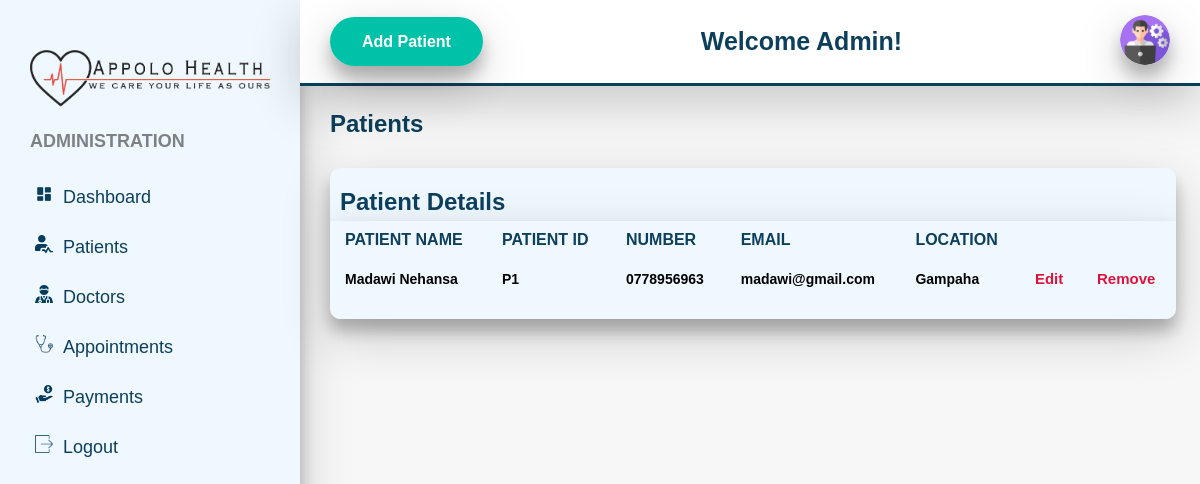
/chinthaka/admin-patient.php, run on the app's committed database.
### tables this page shows
CREATE TABLE `users` (
  `p_id` int(11) NOT NULL,
  `username` varchar(255) NOT NULL,
  `email` varchar(255) NOT NULL,
  `password` varchar(255) NOT NULL,
  `p_name` varchar(255) NOT NULL,
  `phone_number` varchar(255) NOT NULL,
  `location` varchar(255) NOT NULL,
  `special_note` varchar(255) NOT NULL,
  `role` varchar(255) DEFAULT 'user'
);

### html/chinthaka/admin-patient.php (the view, shortened to what this page needs)
<!DOCTYPE html>
<html>
<head>
    <link rel="stylesheet"  href="../../css/chinthaka/admin.css">
</head>
<body>
    <section id="menu">
        <div class="adminlogo">
            <img src="../../images/chinthaka/system logo.png" alt="">
            <h2 class="title">Administration</h2>
        </div>
        <div class="items">
            <li><img src ="../../images/chinthaka/dashboard.png"><a href="admin-dashboard.php" id="addashboard"  class="addashboard" >Dashboard</a></li>
            <li><img src ="../../images/chinthaka/patient.png"><a href="admin-patient.php" id="adpatient"  class="adpatient" >Patients</a></li>
            <li><img src ="../../images/chinthaka/doctors.png"><a href="admin-doctor.php" id="addoctors"  class="addoctors" >Doctors</a></li>
            <li><img src ="../../images/chinthaka/appointment.png"><a href="admin-appointment.php" id="adappointment"  class="adappointment" >Appointments</a></li>
            <li><img src ="../../images/chinthaka/payments.png"><a href="admin-payment.php" id="adpayments"  class="adpayments" >Payments</a></li>
            <li><img src ="../../images/chinthaka/logout.png"><a href="#" class="adlogoutbutton" id="adlogoutbutton" >Logout</a></li>
        </div>
    </section>
    <section id="iterface">
        <div class="navigation">
            <div>
                <span><a href="addpatient.php" class="addpabtn" id="addpabtn" >Add Patient</a></span>
            </div>
            <div class="adminloggedin1">Welcome Admin!</div>
            <div class="admintop">
            <img class="adminpic" src="../../images/Chinthaka/mainadmin.jpg">
            </div>
            </div>
        <h3 class="d-title">Patients</h3>
        <div class="board">
            <h3 class="sub-title">Patient Details</h3>
            <table width="100%">
                <thead>
                    <tr>
                        <td>Patient Name</td>
                        <td>Patient ID</td>
                        <td>Number</td>
                        <td>Email</td>
                        <td>Location</td>
                    </tr>
                </thead>
                <tbody>
                <?php
                require("../../php/chinthaka/connection.php");
                $sql="SELECT * From users";
                if($result=$connection->query($sql)){
                    if($result->num_rows>0){
                        while ($row=$result->fetch_assoc()) {
                        ?>
                            <tr>
                                <td>
                                    <div class="appdetails">
                                        <h5><?=$row['p_name'];?></h5>
                                    </div>
                                </td>
                                <td >
                                    <h5>P<?=$row['p_id'];?></h5>
                                </td>
                                <td >
                                    <h5><?=$row['phone_number'];?></h5>
                                </td>
                                <td>
                                    <h5><?=$row['email'];?></h5>
                                </td>
                                <td>
                                    <h5><?=$row['location'];?></h5>
                                </td>
                                <td class="dashdoccheck2" ><a href="modify-patient.php?p_id=<?=$row['p_id'];?>"> Edit</a></td>
                                <td class="dashdoccheck2" ><a href="delete-patient.php?p_id=<?=$row['p_id'];?>"> Remove</a></td>
                            </tr><?php
                        }
                    }
                }
?>
                <tr>
                        <td class="patientname">
                        </td>
                        <td class="patientdate">
                        </td>
                        <td class="userdorpnum">
                        </td>
                        <td class="patientmail">
                        </td>
                        <td class="patientgender">
                        </td>
                    </tr>
                </tbody>
            </table>
        </div>
    </section>
</body>
</html>

### css/chinthaka/admin.css (style rules this page uses)
html { font-family: sans-serif; }
* { margin: 0; padding: 0; box-sizing: border-box; }
body { background-image: url(../../images/chinthaka/lab2.jpg); background-color: rgb(247, 247, 247); display: flex; font-size: 15px; }
#menu { background-color: aliceblue; width: 300px; height: 100%; position: fixed; padding-top: 20px; box-shadow: 0 12px 16px 0 rgba(0,0,0,0.24), 0 17px 50px 0 rgba(0,0,0,0.19); }
#menu .adminlogo { align-items: center; padding: 30px 0 0 30px; }
#menu .title { color: #626466; font-family: Arial, Helvetica, sans-serif; margin: 20px 0px 0px 0px; font-size: 18px; opacity: 0.8; text-transform: uppercase; }
#menu .adminlogo img { width: 100%; height: 100%; padding: 0px 30px 0px 0px; }
#menu .items { margin-top: 20px; }
#menu .items li { list-style: none; padding: 10px 0; font-size: 18px; line-height: 30px; margin: 0px 0px 0px 10px; transition: 0.3s ease; }
#menu .items li img { width: 18px; height: 18px; text-align: center; margin: 0 10px 0 25px; }
#menu .items li a { text-decoration: none; color: #0C3F5C; font-family: Arial, Helvetica, sans-serif; transition: 0.3s ease; }
#iterface { width: calc(100% - 300px); position: relative; margin: 0px 0px 0px 300px; }
#iterface .navigation { display: flex; align-items: center; justify-content: space-between; background: white; padding: 15px 30px; border-bottom: 3px solid #0C3F5C; position: fixed; width: calc(100% - 300px); box-shadow: 0 12px 16px 0 rgba(0,0,0,0), 0 17px 50px 0 rgba(0,0,0,0.19); }
#iterface .navigation .admintop { justify-content: center; align-items: center; }
.adminpic { width: 50px; height: 50px; object-fit: cover; border-radius: 50%; box-shadow: 0 12px 16px 0 rgba(0,0,0,0.24), 0 17px 50px 0 rgba(0,0,0,0.19); }
.d-title { color: #0C3F5C; padding: 110px 30px 0px 30px; font-size: 24px; font-weight: 700; }
.board { width: 94%; margin: 30px 0px 30px 30px; background: aliceblue; border-radius: 10px; overflow: auto; font-weight: bold; box-shadow: 0 12px 16px 0 rgba(0,0,0,0.24), 0 17px 50px 0 rgba(0,0,0,0.19); }
.board h5 { font-weight: 600; font-size: 14px; }
.board .patientname { display: flex; justify-content: flex-start; align-items: center; }
table { border-collapse: collapse; box-shadow: 0 12px 16px 0 rgba(0,0,0,0.24), 0 17px 50px 0 rgba(0,0,0,0.19); }
tr { border-bottom: 1px solid aliceblue; }
thead td { font-size: 16px; text-transform: uppercase; background: aliceblue; text-align: start; padding: 15px; color: #0C3F5C; }
.board tr td { padding: 10px 15px; }
.sub-title { color: #0C3F5C; padding: 20px 0px 5px 10px; font-size: 24px; font-weight: 700; }
.dashdoccheck2 a { text-decoration: none; font-size: 15px; color: crimson; }
.addpabtn { background-color: rgb(0, 194, 168); border-radius: 100px; color: white; font-weight: 700; padding: 16px 32px; text-align: center; font-size: 16px; text-decoration: none; box-shadow: 0 12px 16px 0 rgba(0,0,0,0.24), 0 17px 50px 0 rgba(0,0,0,0.19); }
.adminloggedin1 { font-weight: 700; font-size: 25px; color: #0C3F5C; }

### data on the page
users: p_name "Madawi Nehansa", p_id "1", phone_number "0778956963", email "madawi@gmail.com", location "Gampaha"
